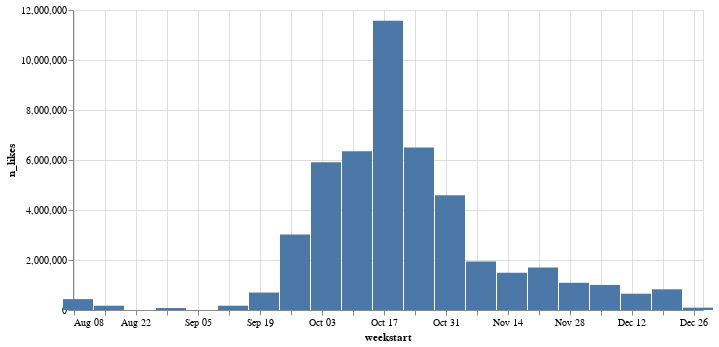

The code cell stored with this chart in its notebook:
### Code cell
alt.Chart(weekly_likes).mark_bar(width=30).encode(
    x='weekstart:T',
    y='n_likes'
).properties(width=630)

### Figure 1 — Vega-Lite specification as saved in the notebook (floating-point values rounded to 4 significant figures)
{"config": {"view": {"continuousWidth": 400, "continuousHeight": 300}}, "data": {"name": "data-9cfd34e0d101f8a567ff4c28eeeeffd6"}, "mark": {"type": "bar", "width": 30}, "encoding": {"x": {"type": "temporal", "field": "weekstart"}, "y": {"type": "quantitative", "field": "n_likes"}}, "width": 630, "$schema": "https://vega.github.io/schema/vega-lite/v4.8.1.json", "datasets": {"data-9cfd34e0d101f8a567ff4c28eeeeffd6": [{"weekstart": "2021-08-09T00:00:00", "n_likes": 435900}, {"weekstart": "2021-08-16T00:00:00", "n_likes": 171400}, {"weekstart": "2021-08-30T00:00:00", "n_likes": 78400}, {"weekstart": "2021-09-13T00:00:00", "n_likes": 171300}, {"weekstart": "2021-09-20T00:00:00", "n_likes": 698200}, {"weekstart": "2021-09-27T00:00:00", "n_likes": 3017500}, {"weekstart": "2021-10-04T00:00:00", "n_likes": 5911700}, {"weekstart": "2021-10-11T00:00:00", "n_likes": 6350100}, {"weekstart": "2021-10-18T00:00:00", "n_likes": 11567200}, {"weekstart": "2021-10-25T00:00:00", "n_likes": 6500000}, {"weekstart": "2021-11-01T00:00:00", "n_likes": 4594400}, {"weekstart": "2021-11-08T00:00:00", "n_likes": 1936900}, {"weekstart": "2021-11-15T00:00:00", "n_likes": 1492500}, {"weekstart": "2021-11-22T00:00:00", "n_likes": 1701900}, {"weekstart": "2021-11-29T00:00:00", "n_likes": 1088100}, {"weekstart": "2021-12-06T00:00:00", "n_likes": 1002400}, {"weekstart": "2021-12-13T00:00:00", "n_likes": 651800}, {"weekstart": "2021-12-20T00:00:00", "n_likes": 828000}, {"weekstart": "2021-12-27T00:00:00", "n_likes": 93000}]}}
